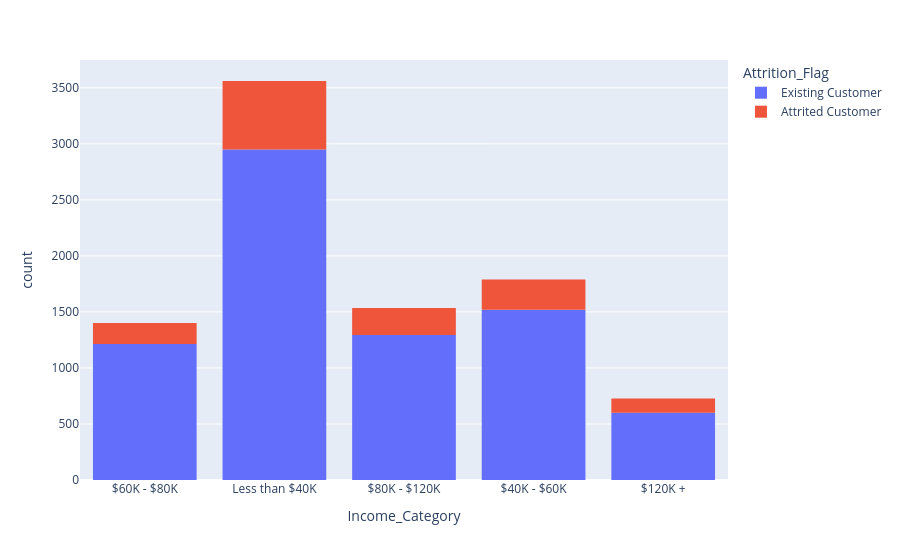

The notebook cell this image was saved under:
### Markdown cell above
## Customer churn by income level

The `Unknown` category has been excluded from the analysis as it is not informative.

- The largest number of customers falls into the **Less than $40K** income bracket—and the absolute number of churned customers is also higher in this group
- However, the **churn rate is roughly the same** across all income categories
- Income level **is not a key factor** in churn

### Code cell
px.histogram(
    mainData[mainData["Income_Category"] != "Unknown"],
    x="Income_Category",
    color="Attrition_Flag"
)

### Figure 1 — Plotly figure (JSON) as saved in the notebook; plotly's stock layout.template omitted (floating-point values rounded to 4 significant figures; data arrays with more than 128 entries replaced by an {"elided": "..."} marker saying what was removed)
{"data": [{"bingroup": "x", "hovertemplate": "Attrition_Flag=Existing Customer<br>Income_Category=%{x}<br>count=%{y}<extra></extra>", "legendgroup": "Existing Customer", "marker": {"color": "#636efa", "pattern": {"shape": ""}}, "name": "Existing Customer", "orientation": "v", "showlegend": true, "type": "histogram", "x": {"elided": "7575 str values"}, "xaxis": "x", "yaxis": "y"}, {"bingroup": "x", "hovertemplate": "Attrition_Flag=Attrited Customer<br>Income_Category=%{x}<br>count=%{y}<extra></extra>", "legendgroup": "Attrited Customer", "marker": {"color": "#EF553B", "pattern": {"shape": ""}}, "name": "Attrited Customer", "orientation": "v", "showlegend": true, "type": "histogram", "x": {"elided": "1440 str values"}, "xaxis": "x", "yaxis": "y"}], "layout": {"barmode": "relative", "legend": {"title": {"text": "Attrition_Flag"}, "tracegroupgap": 0}, "margin": {"t": 60}, "xaxis": {"anchor": "y", "domain": [0, 1], "title": {"text": "Income_Category"}}, "yaxis": {"anchor": "x", "domain": [0, 1], "title": {"text": "count"}}}}
